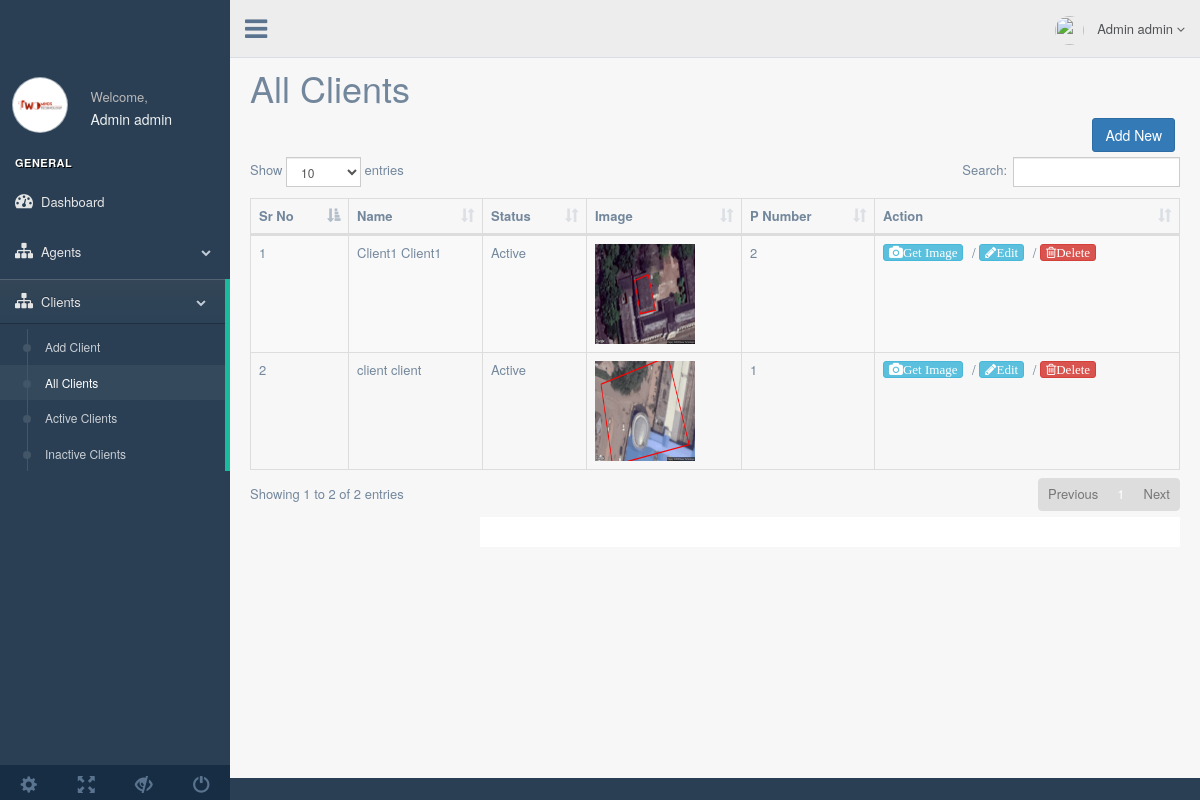
The page /admin/allclients.php (signed in) on the database its author committed.
### tables this page shows
CREATE TABLE `users` (
  `id` int(11) NOT NULL,
  `fname` varchar(600) NOT NULL,
  `lname` varchar(600) NOT NULL,
  `phone` varchar(600) NOT NULL,
  `email` varchar(600) NOT NULL,
  `status` int(11) NOT NULL,
  `password` varchar(600) NOT NULL,
  `role` varchar(10) NOT NULL
);

CREATE TABLE `user_info` (
  `id` int(11) NOT NULL,
  `uid` int(11) NOT NULL,
  `agent_id` int(11) NOT NULL,
  `pnumber` varchar(300) NOT NULL,
  `longi` varchar(11) DEFAULT '0',
  `lati` varchar(11) NOT NULL DEFAULT '0',
  `image` varchar(300) DEFAULT NULL,
  `address` varchar(600) NOT NULL,
  `plygonarray` varchar(600) NOT NULL
);

### admin/include/MysqliDB.php (called while the page is built, shortened)
<?php
class MysqliDb
{
public static $prefix = '';
protected $_mysqli;
protected $_query;
protected $_queryOptions = array();
protected $_orderBy = array();
protected $_groupBy = array();
protected $_bindParams = array('');
protected $host;
protected $username;
protected $password;
protected $db;
protected $port;
protected $charset;
public $returnType = 'array';
protected $_nestJoin = false;
private $_tableName = '';
protected $_mapKey = null;
public function __construct($host = null, $username = null, $password = null, $db = null, $port = null, $charset = 'utf8')
{
$isSubQuery = false;
if (is_object($host)) {
  $this->_mysqli = $host;
} else {
  $this->host = $host;
}
$this->username = $username;
$this->password = $password;
$this->db = $db;
$this->port = $port;
$this->charset = $charset;
}
public function connect()
{
$this->_mysqli = new mysqli($this->host, $this->username, $this->password, $this->db, $this->port);
if ($this->charset) {
  $this->_mysqli->set_charset($this->charset);
}
}
public function mysqli()
{
return $this->_mysqli;
}
protected function reset()
{
$this->_orderBy = array();
$this->_groupBy = array();
$this->_bindParams = array('');
$this->_query = null;
$this->_queryOptions = array();
$this->returnType = 'array';
$this->_nestJoin = false;
$this->_forUpdate = false;
$this->_lockInShareMode = false;
$this->_tableName = '';
$this->_updateColumns = null;
$this->_mapKey = null;
}
public function get($tableName, $numRows = null, $columns = '*')
{
$column = is_array($columns) ? implode(', ', $columns) : $columns;
if (strpos($tableName, '.') === false) {
  $this->_tableName = self::$prefix . $tableName;
} else {
  $this->_tableName = $tableName;
}
$this->_query = 'SELECT ' . implode(' ', $this->_queryOptions) . ' ' .
  $column . " FROM " . $this->_tableName;
$stmt = $this->_buildQuery($numRows);
$stmt->execute();
$res = $this->_dynamicBindResults($stmt);
return $res;
}
public function getOne($tableName, $columns = '*')
{
$res = $this->get($tableName, 1, $columns);
if ($res instanceof MysqliDb) {
  return $res;
} elseif (is_array($res) && isset($res[0])) {
  return $res[0];
} elseif ($res) {
  return $res;
}
return null;
}
public function orderBy($orderByField, $orderbyDirection = "DESC", $customFields = null)
{
$orderbyDirection = strtoupper(trim($orderbyDirection));
$orderByField = preg_replace("/[^-a-z0-9\.\(\),_`\*\'\"]+/i", '', $orderByField);
$orderByField = preg_replace('/(\`)([`a-zA-Z0-9_]*\.)/', '\1' . self::$prefix . '\2', $orderByField);
$this->_orderBy[$orderByField] = $orderbyDirection;
return $this;
}
protected function _determineType($item)
{
switch (gettype($item)) {
  case 'NULL':
  case 'string':
	  return 's';
	  break;
  case 'boolean':
  case 'integer':
	  return 'i';
	  break;
}
return '';
}
protected function _bindParam($value)
{
$this->_bindParams[0] .= $this->_determineType($value);
array_push($this->_bindParams, $value);
}
protected function _buildPair($operator, $value)
{
if (!is_object($value)) {
  return ' ' . $operator . ' ? ';
}
$subQuery = $value->getSubQuery();
return " " . $operator . " (" . $subQuery['query'] . ") " . $subQuery['alias'];
}
protected function _buildQuery($numRows = null, $tableData = null)
{
$stmt = $this->_prepareQuery();
if (count($this->_bindParams) > 1) {
  call_user_func_array(array($stmt, 'bind_param'), $this->refValues($this->_bindParams));
}
return $stmt;
}
protected function _dynamicBindResults(mysqli_stmt $stmt)
{
$parameters = array();
$results = array();
$mysqlLongType = 252;
$shouldStoreResult = false;
$meta = $stmt->result_metadata();
$row = array();
while ($field = $meta->fetch_field()) {
  if ($this->_nestJoin && $field->table != $this->_tableName) {
	  $field->table = substr($field->table, strlen(self::$prefix));
	  $row[$field->table][$field->name] = null;
	  $parameters[] = & $row[$field->table][$field->name];
  } else {
	  $row[$field->name] = null;
	  $parameters[] = & $row[$field->name];
  }
}
call_user_func_array(array($stmt, 'bind_result'), $parameters);
while ($stmt->fetch()) {
  if ($this->returnType == 'object') {
	  $result = new stdClass ();
	  foreach ($row as $key => $val) {
		  if (is_array($val)) {
			  $result->$key = new stdClass ();
			  foreach ($val as $k => $v) {
				  $result->$key->$k = $v;
			  }
		  } else {
			  $result->$key = $val;
		  }
	  }
  } else {
	  $result = array();
	  foreach ($row as $key => $val) {
		  if (is_array($val)) {
			  foreach ($val as $k => $v) {
				  $result[$key][$k] = $v;
			  }
		  } else {
			  $result[$key] = $val;
		  }
	  }
  }
  if ($this->_mapKey) {
	  $results[$row[$this->_mapKey]] = count($row) > 2 ? $result : end($result);
  } else {
	  array_push($results, $result);
  }
}
return $results;
}
protected function _buildCondition($operator, &$conditions)
{
if (empty($conditions)) {
  return;
}
$this->_query .= ' ' . $operator;
foreach ($conditions as $cond) {
  list ($concat, $varName, $operator, $val) = $cond;
  $this->_query .= " " . $concat . " " . $varName;
  switch (strtolower($operator)) {
	  default:
		  if (is_array($val)) {
			  $this->_bindParams($val);
		  } elseif ($val === null) {
			  $this->_query .= ' ' . $operator . " NULL";
		  } elseif ($val != 'DBNULL' || $val == '0') {
			  $this->_query .= $this->_buildPair($operator, $val);
		  }
  }
}
}
protected function _buildGroupBy()
{
if (empty($this->_groupBy)) {
  return;
}
$this->_query .= " GROUP BY ";
$this->_query = rtrim($this->_query, ', ') . " ";
}
protected function _buildOrderBy()
{
if (empty($this->_orderBy)) {
  return;
}
$this->_query .= " ORDER BY ";
foreach ($this->_orderBy as $prop => $value) {
  if (strtolower(str_replace(" ", "", $prop)) == 'rand()') {
	  $this->_query .= "rand(), ";
  } else {
	  $this->_query .= $prop . " " . $value . ", ";
  }
}
$this->_query = rtrim($this->_query, ', ') . " ";
}
protected function _buildLimit($numRows)
{
if (!isset($numRows)) {
  return;
}
if (is_array($numRows)) {
  $this->_query .= ' LIMIT ' . (int) $numRows[0] . ', ' . (int) $numRows[1];
} else {
  $this->_query .= ' LIMIT ' . (int) $numRows;
}
}
protected function _prepareQuery()
{
if (!$stmt = $this->mysqli()->prepare($this->_query)) {
  $msg = $this->mysqli()->error . " query: " . $this->_query;
  $num = $this->mysqli()->errno;
  $this->reset();
  throw new Exception($msg, $num);
}
return $stmt;
}
protected function refValues(array &$arr)
{
if (strnatcmp(phpversion(), '5.3') >= 0) {
  $refs = array();
  foreach ($arr as $key => $value) {
	  $refs[$key] = & $arr[$key];
  }
  return $refs;
}
return $arr;
}
protected function replacePlaceHolders($str, $vals)
{
$i = 1;
$newStr = "";
while ($pos = strpos($str, "?")) {
  $val = $vals[$i++];
  $newStr .= substr($str, 0, $pos) . "'" . $val . "'";
  $str = substr($str, $pos + 1);
}
$newStr .= $str;
return $newStr;
}
}

### admin/include/conn.php (called while the page is built, shortened)
<?php ob_start();
$db = new MysqliDb (HOST,USER,PASSWORD,DATABASE);
?>

### admin/allclients.php (the view, shortened to what this page needs)
<!DOCTYPE html>
<html lang="en">
<?php  ob_start(); include_once("include/auth.php");
include_once("include/MysqliDB.php");
include_once("include/conn.php");
?>
  <head>
    <link href="vendors/bootstrap/dist/css/bootstrap.min.css" rel="stylesheet">
    <link href="vendors/font-awesome/css/font-awesome.min.css" rel="stylesheet">
    <link href="vendors/nprogress/nprogress.css" rel="stylesheet">
    <link href="vendors/bootstrap-daterangepicker/daterangepicker.css" rel="stylesheet">
    <link href="vendors/datatables/css/dataTables.bootstrap.min.css" rel="stylesheet">
    <link href="build/css/custom.min.css" rel="stylesheet">
  </head>
  <body class="nav-md">
    <div class="container body">
      <div class="main_container">
         <?php include_once("include/sidebar.php"); ?>
        <?php include_once("include/header.php"); ?>
        <div class="right_col" role="main">
         <h1>All Clients</h1>
        <div class="pull-right">
        <a href="addclients.php">
          <button class="btn btn-primary"> Add New</button>
        </a>
        </div>
        <table id="datatable" class="table table-striped table-bordered">
                      <thead>
                        <tr>
                          <th>Sr No</th>
                          <th>Name</th>
                          <th>Status</th>
                          <th>Image</th>
						  <th>P Number</th>
						  <th>Action</th>
                        </tr>
                      </thead>
                      <tbody>
                          <?php
                                $i=0;
                                $db->orderBy("id","desc");
                                $db->where("role","c");
                                $mn=$db->get("users");
                                foreach($mn as $men){
                                  $db->where("uid",$men["id"]);
                                 $p = $db->getOne("user_info");
                                     ?>
						       <tr>
							   <td><?php echo ++$i; ?></td>
							   <td><?php echo $men["fname"]. " ".$men["lname"]; ?></td>
							   <td>
							        <?php
									  if($men["status"]=="1")
										   echo "Active";
									   else
										   echo "Inactive";
									   ?>
							   </td>
							   <td>
							     <img src="<?php echo $p["image"]; ?>" style="height:100px;width:100px">
							   </td>
							   <td><?php echo $p['pnumber']; ?></td>
							   <td>
							   <a href="getaddress.php?id=<?php echo $p["uid"]; ?>" class="fa fa-camera btn btn-info btn-xs">Get Image</a>
							   /
							   <a href="clients.php?id=<?php echo $men["id"]; ?>&mode=edit" class="fa fa-pencil btn btn-info btn-xs">Edit</a>
							   /
							   <a href="clients.php?id=<?php echo $men["id"]; ?>&mode=delete" class=" fa fa-trash-o btn btn-danger btn-xs">Delete</a>
							   </td>
							   </tr>
								<?php } ?>
                      </tbody>
                    </table>
       <?php include_once("include/footer.php"); ?>
      </div>
    </div>
  </body>
</html>

### rows shown on the page
users: fname "Client1", lname "Client1", status "Active", user_info.image (picture), user_info.pnumber "2"
users: fname "client", lname "client", status "Active", user_info.image (picture), user_info.pnumber "1"
